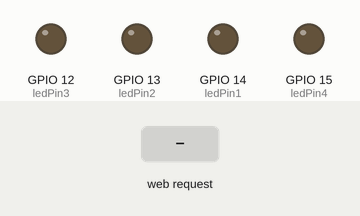
This sketch was run on a simulated ESP8266 (NodeMCU). Shown: output pins drawn as LEDs (lit = HIGH). The test bench sets the inputs (shaded band). WiFi joins after 1.5 s; servers stay silent unless stated; what the sketch prints to the serial monitor is not drawn.

Above: at 2.7 s.
2.8 s: HTTP request GET /LED1=ON received
At 3.9 s:
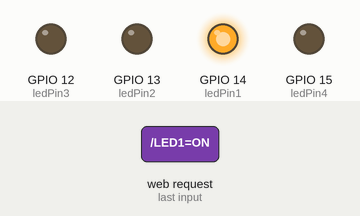
4.3 s: HTTP request GET /LED2=ON received
At 5.0 s:
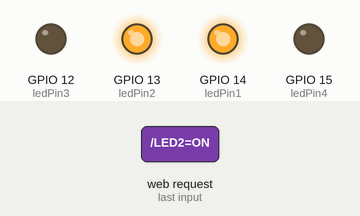
5.8 s: HTTP request GET /LED1=OFF received
At 6.2 s:
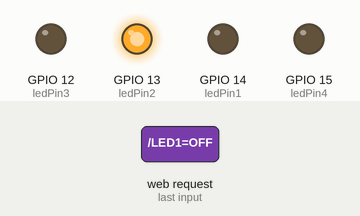
7.3 s: HTTP request GET /LED3=ON received
At 8.5 s:
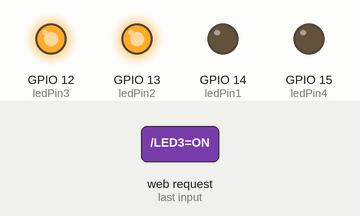
8.8 s: HTTP request GET /LED2=OFF received
At 9.7 s:
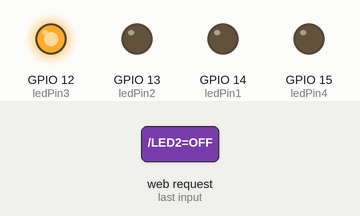
10.3 s: HTTP request GET /LED4=ON received
At 10.8 s:
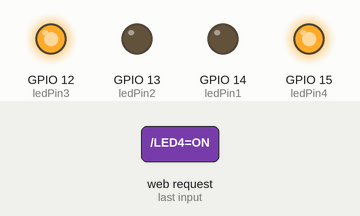
Timing chart, 0 to 12.8 s (numbered marks = the images above; inputs shaded):
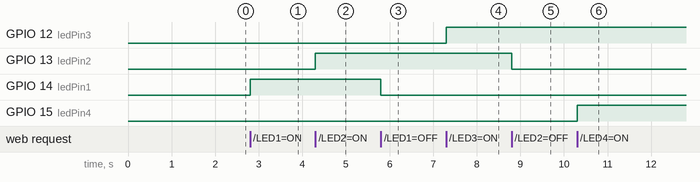

The sketch:

Modulo_6_LEDs_Wifi-fonte-webserver.ino
```cpp
                                      #include <ESP8266WiFi.h>

//CONFIGURANDO A REDE WIFI
const char* ssid = "Moto G Play 4190";
const char* senha = "fran#2017";

//DIRECIONAMENTO DOS PINOS DO ESP8266 QUE SERÃO USADOS
int ledPin1 = 14; // D5
int ledPin2 = 13; // D7
int ledPin3 = 12; // D6
int ledPin4 = 15; // D8
WiFiServer server(80);

void setup() {
  //CONFIGURANDO A PORTA SERIAL
  Serial.begin(115200);
  delay(10);
  // CONFIGURANDO OS PINOS QUE FORAM DIRECIONADOS
  pinMode(ledPin1, OUTPUT);
  pinMode(ledPin2, OUTPUT);
  pinMode(ledPin3, OUTPUT);
  pinMode(ledPin4, OUTPUT);


  //DESLIGANDO OS PINOS SEMPRE QUE O ESP8266 FOR LIGADO
  digitalWrite(ledPin1, LOW);
  digitalWrite(ledPin2, LOW);
  digitalWrite(ledPin3, LOW);
  digitalWrite(ledPin4, LOW);

  //CONFIGURAÇÃO DA REDE WIFI E PARA IMPRESSÃO NA PORTA SERIAL
  Serial.print("Conectando a rede:");
  Serial.println(ssid);
  WiFi.begin(ssid, senha);

  while (WiFi.status() != WL_CONNECTED){
    delay(500);
    Serial.print(".");
  }
  Serial.println("WiFi conectado");
  server.begin();
  Serial.println("Servidor Iniciado");

  Serial.print("Use esta URL:");
  Serial.print("http://");
  Serial.print(WiFi.localIP());
  Serial.println("/");

}

int status1 = LOW;
int status2 = LOW;
int status3 = LOW;
int status4 = LOW;

void loop() {
  WiFiClient cliente = server.available();
  if(!cliente){
    return;
  }
  Serial.println("Novo cliente");
  while(!cliente.available()){
    delay(1);
  }
  String requisicao = cliente.readStringUntil('\r');
  Serial.println(requisicao);
  cliente.flush();

  if( requisicao.indexOf("/LED1=ON") !=-1){
    status1 = HIGH;
  }
  if(requisicao.indexOf("/LED1=OFF") != -1){
   status1 = LOW;
  }

  if( requisicao.indexOf("/LED2=ON") !=-1){
    status2 = HIGH;
  }
  if(requisicao.indexOf("/LED2=OFF") != -1){
   status2 = LOW;
  }
  if( requisicao.indexOf("/LED3=ON") !=-1){
    status3 = HIGH;
  }
  if(requisicao.indexOf("/LED3=OFF") != -1){
   status3 = LOW;
  }
  if( requisicao.indexOf("/LED4=ON") !=-1){
    status4 = HIGH;
  }
  if(requisicao.indexOf("/LED4=OFF") != -1){
   status4 = LOW;
  }


  Serial.print("status:");
  Serial.println(status1);
  digitalWrite(ledPin1, status1);
  digitalWrite(ledPin2, status2);
  digitalWrite(ledPin3, status3);
  digitalWrite(ledPin4, status4);

  cliente.println("HTTP/1.1 200 OK");
  cliente.println("Content-Type:text/html");
  cliente.println("");
  cliente.println("<!DOCTYPE HTML>");
  cliente.println("<html>");
  cliente.println("<head><meta name=\"viewport\" content=\"width=device-width, initial-scale=1, user-scalable=no\"/>\r\n");
  cliente.println("<title>ESP8266 Web Server</title>");
  cliente.println("<style>.c{text-align: center;} div,input{padding:5px;font-size:5em;} input{width:80%;} body{text-align: center;font-family:verdana;} button{border:0;border-radius:0.3rem;background-color:#1fa3ec;color:#fff;line-height:2.4rem;font-size:1.2rem;width:100%;} .q{float: right;width: 64px;text-align: right;}</style>");
  cliente.println("</head>");

  cliente.println("<br><br>");
  cliente.println("<a href=\"/LED1=ON\"\"><button> Ligar LED 1 </button></a>");
  cliente.println("<a href=\"/LED1=OFF\"\"><button> Desligar LED 1</button></a><br/>");

  cliente.println("<br><br>");
  cliente.println("<a href=\"/LED2=ON\"\"><button> Ligar LED 2 </button></a> <a href=\"/LED2=OFF\"\"><button> Desligar LED 2 </button></a><br/>");

  cliente.println("<br><br>");
  cliente.println("<a href=\"/LED3=ON\"\"><button> Ligar LED 3 </button></a>");
  cliente.println("<a href=\"/LED3=OFF\"\"><button> Desligar LED 3 </button></a><br/>");

  cliente.println("<br><br>");
  cliente.println("<a href=\"/LED4=ON\"\"><button> Ligar LED 4 </button></a>");
  cliente.println("<a href=\"/LED4=OFF\"\"><button> Desligar LED 4 </button></a><br/>");


  cliente.println("</html>");
  delay(1);
}
```

Measured:
- after the input at 2.8 s, GPIO 14 (ledPin1): LOW → HIGH at once
- after the input at 4.3 s, GPIO 13 (ledPin2): LOW → HIGH at once
- after the input at 5.8 s, GPIO 14 (ledPin1): HIGH → LOW at once
- after the input at 7.3 s, GPIO 12 (ledPin3): LOW → HIGH at once
- after the input at 8.8 s, GPIO 13 (ledPin2): HIGH → LOW at once
- after the input at 10.3 s, GPIO 15 (ledPin4): LOW → HIGH at once
